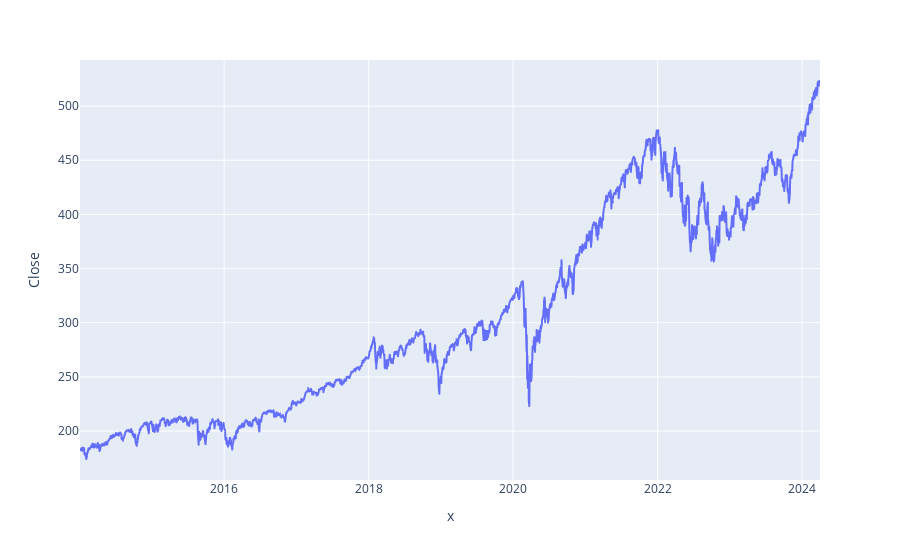

The notebook cell this image was saved under:
### Code cell
fig = px.line(temp_df, x=df.index, y="Close")
fig.show()

### Figure 1 — Plotly figure (JSON) as saved in the notebook; plotly's stock layout.template omitted (floating-point values rounded to 4 significant figures; data arrays with more than 128 entries replaced by an {"elided": "..."} marker saying what was removed)
{"data": [{"hovertemplate": "x=%{x}<br>Close=%{y}<extra></extra>", "legendgroup": "", "line": {"color": "#636efa", "dash": "solid"}, "marker": {"symbol": "circle"}, "mode": "lines", "name": "", "showlegend": false, "type": "scattergl", "x": {"elided": "2578 str values"}, "xaxis": "x", "y": {"elided": "2578 float values"}, "yaxis": "y"}], "layout": {"autosize": true, "legend": {"tracegroupgap": 0}, "margin": {"t": 60}, "xaxis": {"anchor": "y", "autorange": true, "domain": [0, 1], "range": ["2014-01-02", "2024-04-01"], "title": {"text": "x"}, "type": "date"}, "yaxis": {"anchor": "x", "autorange": true, "domain": [0, 1], "range": [154.8, 542.6], "title": {"text": "Close"}, "type": "linear"}}}
